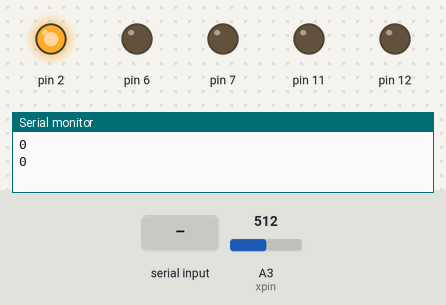
Simulated run of this sketch. Board: Arduino Uno, built with avr-gcc and run on an emulated ATmega328P. Shown: output pins drawn as LEDs (lit = HIGH), the last lines printed to the serial monitor. The test bench sets the inputs (shaded band); at power-on: A3 (xpin) = 512.

Above: at 1.2 s.
1.3 s: "90,45\n" received over Serial
At 3.6 s:
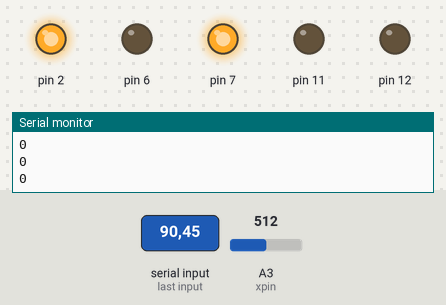
4.5 s: A3 (xpin) set to 358
7.2 s: A3 (xpin) set to 331
At 9.4 s:
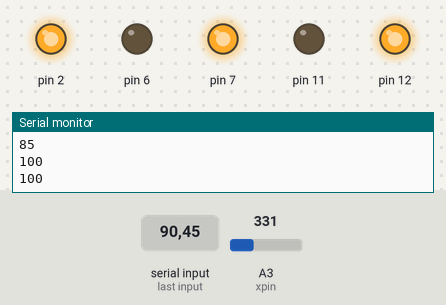
10.5 s: A3 (xpin) set to 511
At 13.0 s:
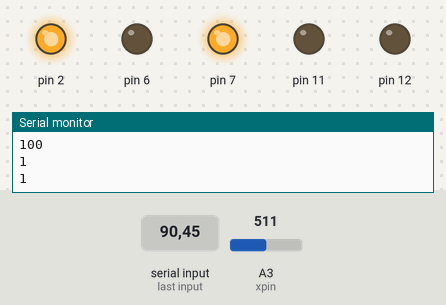
13.5 s: A3 (xpin) set to 306
At 15.3 s:
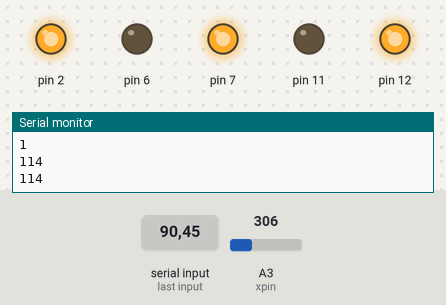
Timing chart, 0 to 16.8 s (numbered marks = the images above; inputs shaded):
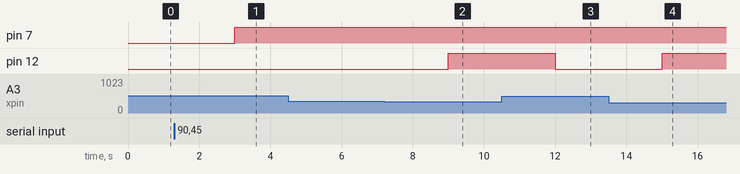

The sketch:

Monochromator_Adjustment.ino
```cpp
//This Programme is written by Rohith Saradhy

const int xpin = A3;
 int input = 5;
void setup()
{
 digitalWrite(2,1);
  Serial.begin(9600);
  pinMode(2, OUTPUT);
  pinMode(12, OUTPUT);
  pinMode(11, OUTPUT);
  pinMode(7, OUTPUT);
  pinMode(6, OUTPUT);
digitalWrite(11,0);
digitalWrite(6,0);
digitalWrite(7,0);


}

void loop()
{
  analogReference(EXTERNAL);
  int ov1=0;
  //Serial.print(analogRead(xpin));
  //Serial.print("\t");
 ov1 = map(analogRead(xpin), 503, 521, 5, -5);
  Serial.print(ov1);
 Serial.println();
 if(Serial.available()>0)
 {
  input =Serial.parseInt();
  ov1 = map(analogRead(xpin), 503, 521, 5, -5);


  while(input!=ov1){
ov1 = map(analogRead(xpin), 503, 521, 5, -5);
 Serial.print(ov1);
 Serial.println();
 delay(1000);
 //decrease


 if(input<ov1)
 {
 digitalWrite(12,1);
 digitalWrite(7,1);

 }
 //increase
 else if(input>ov1)
 {
   digitalWrite(12,0);
 digitalWrite(7,1);

 }
 //stop
 else if(input==ov1)
 {
   delay(4500);
   digitalWrite(7,0);
   //resetting
   digitalWrite(2,0);
   break;
 }


 }
 }


 if(input==ov1)
 {
   digitalWrite(7,0);

 }


 /*
 //Calibratin Par
 //decrease
 if(input==1)
 {
 digitalWrite(12,1);
 digitalWrite(7,1);

 }
 //increase
 else if(input==-1)
 {
   digitalWrite(12,0);
 digitalWrite(7,1);

 }
 //stop
 else if(input==0)
 {
   digitalWrite(7,0);
 }
 */

 delay(1000);
}
```

Measured:
- the behaviour switches between 349 and 348 on A3 (xpin) (found by bisection; images 1 and 2)
- after the input at 1.3 s, pin 7: LOW → HIGH after 1.7 s
- after the input at 7.2 s, pin 12: LOW → HIGH after 1.8 s
- after the input at 10.5 s, pin 12: HIGH → LOW after 1.5 s
- after the input at 13.5 s, pin 12: LOW → HIGH after 1.5 s
